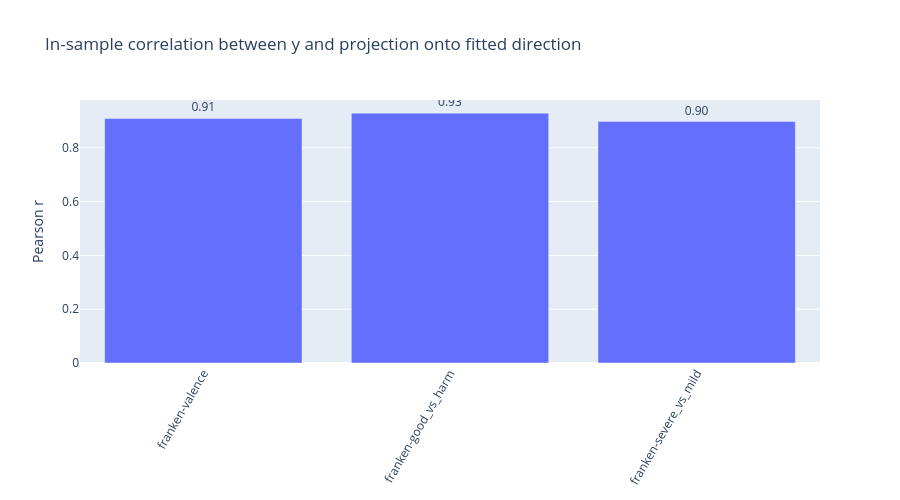

The notebook cell saved with this chart:
### Markdown cell above
## 4. Correlation between y and projection
For each subset, project its own embeddings onto its fitted direction and correlate
with the true `y`. In-sample (not held-out) - a quick sanity check that the direction
actually points the way it should, not a decodability estimate.

### Code cell
labels_c, rs = [], []
for label in DATASETS_TO_EMBED:
    sub = SUBSETS[label]
    proj = embeddings[label] @ directions[label]
    rs.append(np.corrcoef(proj, sub["y"])[0, 1])
    labels_c.append(label)

fig = go.Figure(go.Bar(x=labels_c, y=rs, text=rs, texttemplate="%{text:.2f}", textposition="outside"))
fig.update_layout(title="In-sample correlation between y and projection onto fitted direction",
                   yaxis_title="Pearson r", xaxis_tickangle=-60, width=900, height=500)
fig.show()

### Figure 1 — Plotly figure (JSON) as saved in the notebook; plotly's stock layout.template omitted (floating-point values rounded to 4 significant figures)
{"data": [{"text": ["0.90888106547596", "0.928601056983537", "0.8973152766430419"], "textposition": "outside", "texttemplate": "%{text:.2f}", "type": "bar", "x": ["franken-valence", "franken-good_vs_harm", "franken-severe_vs_mild"], "y": [0.9089, 0.9286, 0.8973]}], "layout": {"height": 500, "title": {"text": "In-sample correlation between y and projection onto fitted direction"}, "width": 900, "xaxis": {"tickangle": -60}, "yaxis": {"title": {"text": "Pearson r"}}}}
